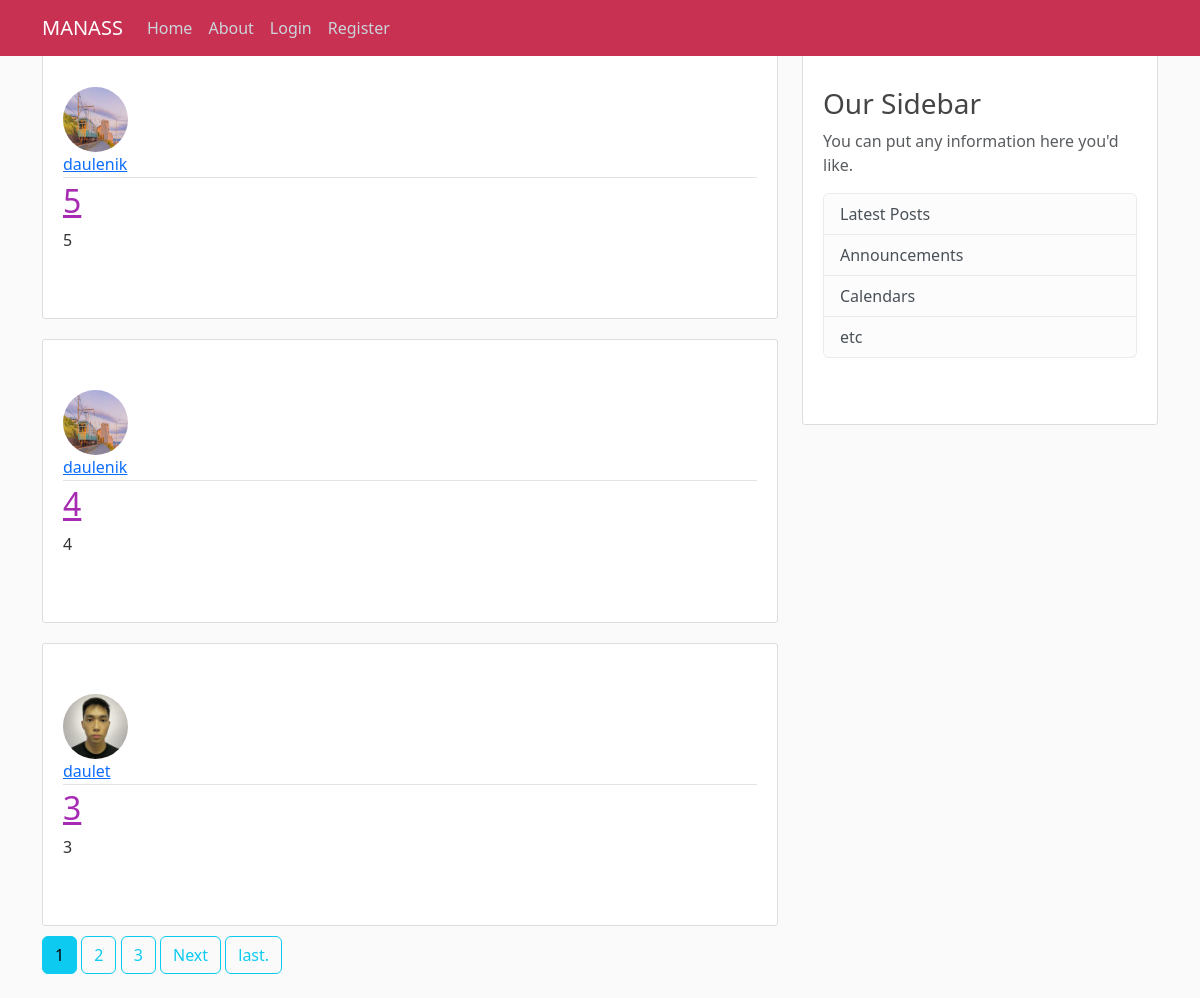
The page / on the database its author committed.
### blog/models.py (models this page shows, shortened)
class Post (models.Model):
    title = models.CharField(max_length=30)
    content = models.TextField()
    date = models.DateTimeField(default=timezone.now)
    author = models.ForeignKey(User , on_delete=models.CASCADE)

### users/models.py (models this page shows, shortened)
class Profile(models.Model):
    user = models.OneToOneField(User , on_delete=models.CASCADE)
    image = models.ImageField(default='default.jpg' , upload_to='profile_pics')

### blog/views.py (the view)
# urls.py: path('', PostListView.as_view(), name= "blog"),
class PostListView(ListView):
    model = Post
    template_name = 'blog/home.html'
    context_object_name = 'posts'
    ordering = ['-date']
    paginate_by = 3

### blog/templates/blog/home.html (shortened to what this page needs)
  {% extends "blog/base.html" %}
  {% block content %}
    {% for post in posts %}
    <article  class="media content-section">
      <img class="rounded-circle article-img " src = "{{post.author.profile.image.url}}">
        <div class="media-body">
          <div class="article-metadata">
            <a class="mr-2" href="{%url 'user-posts' post.author.username%}">{{ post.author }}</a>
          </div>
          <h2><a class="article-title" href="{% url 'post-detail' post.id %}">{{ post.title }}</a></h2>
          <p class="article-content">{{ post.content }}</p>
        </div>
      </article>
      {% endfor %}
      {% if is_paginated %}
        {%for num in page_obj.paginator.page_range%}
          {%if page_obj.number == num %}
          <a class="btn btn-info mb-4" href="?page={{num}}">{{num}}</a>
          {% elif num > page_obj.number|add:'-3' and num < page_obj.number|add:'3' %}
          <a class="btn btn-outline-info mb-4" href="?page={{num}}">{{num}}</a>
          {%endif%}
        {%endfor%}
        {%if page_obj.has_next %}
        <a class="btn btn-outline-info mb-4" href="?page={{page_obj.next_page_number}}">Next</a>
        <a class="btn btn-outline-info mb-4" href="?page={{page_obj.paginator.num_pages}}">last.</a>
    {%endif%}
      {%endif%}
  {% endblock content %}

### blog/static/blog/main.css (style rules this page uses)
body { background: #fafafa; color: #333333; margin-top: 1rem; }
h1, h2, h3, h4, h5, h6 { color: #444444; }
.content-section { background: #ffffff; padding: 50px 20px; border: 1px solid #dddddd; border-radius: 3px; margin-bottom: 10px; margin-top: 20px; }
.article-title { color: #a62ab2; }
.article-content { white-space: pre-line; }
.article-img { height: 65px; width: 65px; margin-right: 16px; }
.article-metadata { padding-bottom: 1px; margin-bottom: 4px; border-bottom: 1px solid #e3e3e3 }

### rows shown on the page
Post: author.profile.image (picture), author "daulenik", title "5", content "5"
Post: author.profile.image (picture), author "daulenik", title "4", content "4"
Post: author.profile.image (picture), author "daulet", title "3", content "3"

### other values the page prints
{{ num }} "1"
{{ num }} "2" "3"
